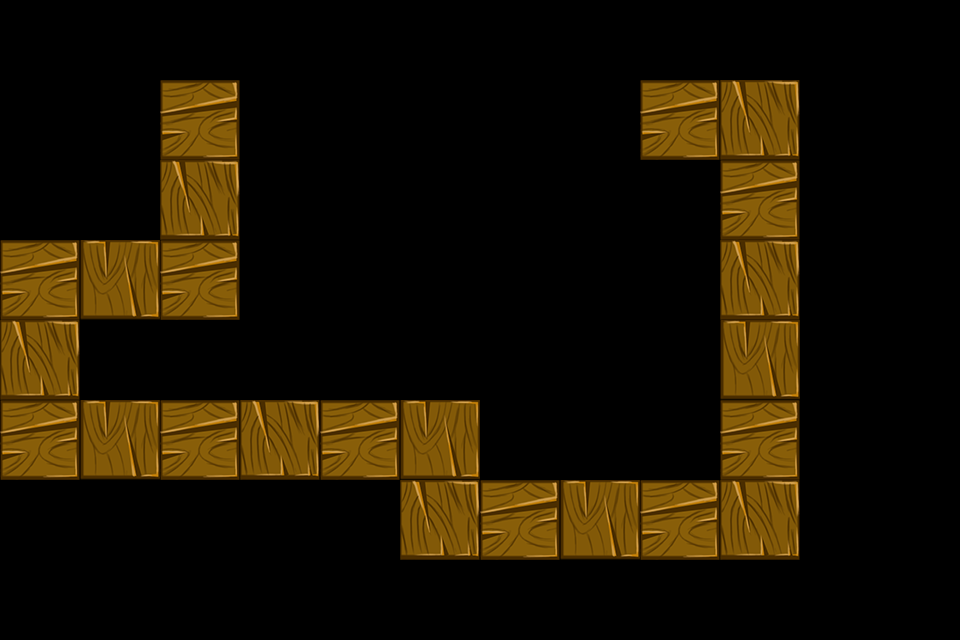

Rendered tile map (Tiled .tmx) drawn with the repository's tilesets; below, a short description and the map source with its tile grids summarised:
An orthogonal 12x8 tile map with 80x80 px tiles, 1 tile layer (path) and 25 objects (9x path, 7x Tower, 5x 0, 2x 1, 2x 2).

<map version="1.0" orientation="orthogonal" width="12" height="8" tilewidth="80" tileheight="80">
 <properties>
  <property name="style" value="1" />
 </properties>
 <tileset firstgid="1" name="tiled1" tilewidth="80" tileheight="80">
  <image source="tiled1.png" width="240" height="240" />
 </tileset>
 <layer name="path" width="12" height="8">
  <data>[96 cells, 23 non-empty, 3 distinct tile ids]</data>
 </layer>
 <objectgroup name="path" width="12" height="8">
  <object name="path" x="160" y="80" />
  <object name="path" x="160" y="240" />
  <object name="path" x="0" y="240" />
  <object name="path" x="0" y="400" />
  <object name="path" x="400" y="400" />
  <object name="path" x="400" y="480" />
  <object name="path" x="720" y="480" />
  <object name="path" x="717" y="81" />
  <object name="path" x="640" y="80" />
  <object name="Tower" x="240" y="80" width="400" height="320" />
  <object name="Tower" x="0" y="80" width="160" height="160" />
  <object name="Tower" x="640" y="160" width="80" height="320" />
  <object name="Tower" x="80" y="320" width="160" height="80" />
  <object name="Tower" x="480" y="400" width="160" height="80" />
  <object name="Tower" x="160" y="480" width="240" height="80" />
  <object name="Tower" x="800" y="80" width="160" height="400" />
  <object name="Reward" type="0" x="0" y="80" width="80" height="80" />
  <object name="Reward" type="1" x="160" y="480" width="80" height="80" />
  <object name="Reward" type="2" x="160" y="320" width="80" height="80" />
  <object name="Reward" type="2" x="320" y="160" width="80" height="80" />
  <object name="Reward" type="0" x="480" y="240" width="80" height="80" />
  <object name="Reward" type="0" x="320" y="240" width="80" height="80" />
  <object name="Reward" type="1" x="640" y="240" width="80" height="80" />
  <object name="Reward" type="0" x="880" y="240" width="80" height="80" />
  <object name="Reward" type="0" x="880" y="400" width="80" height="80">
   <properties>
    <property name="new" value="1" />
   </properties>
  </object>
 </objectgroup>
</map>
